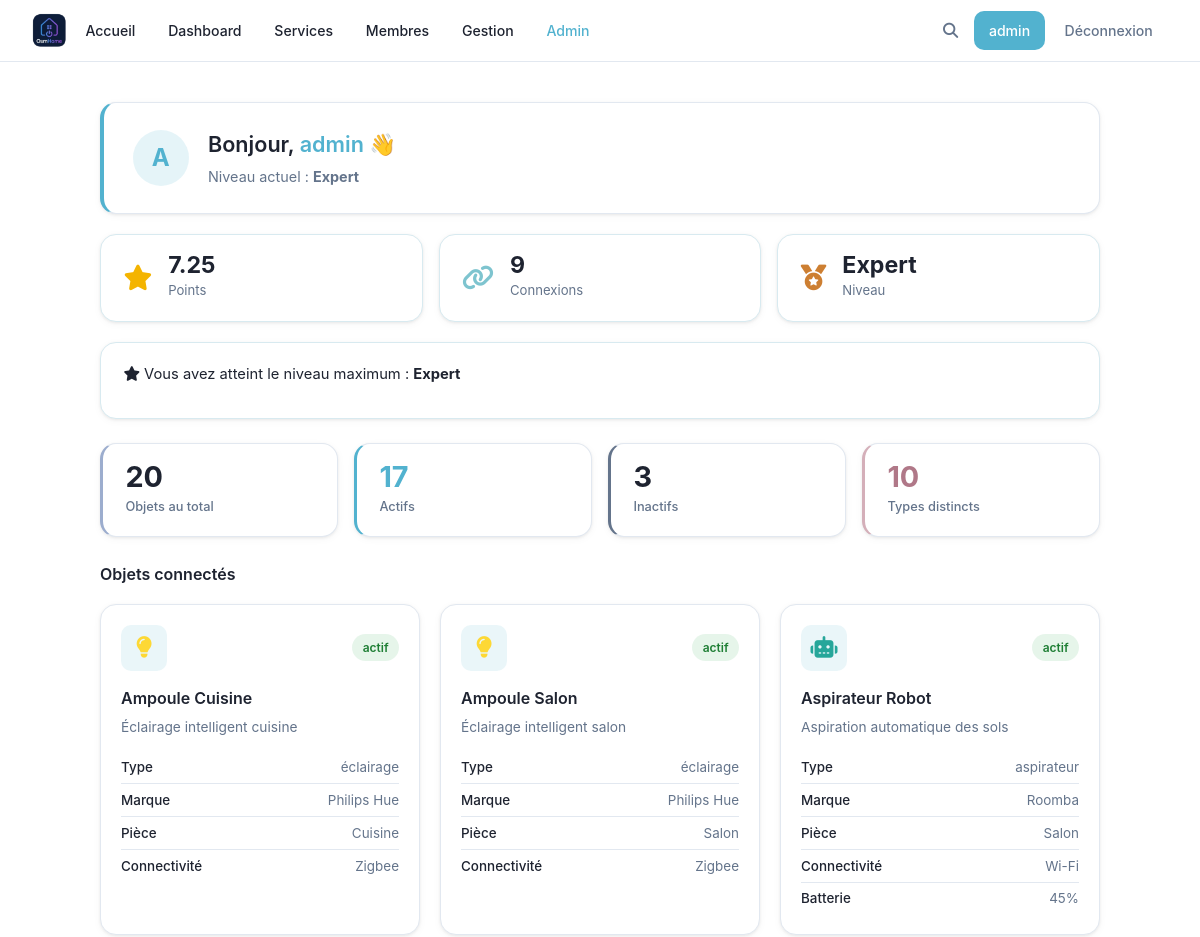
The app's page /dashboard (signed in, upper part), older data.
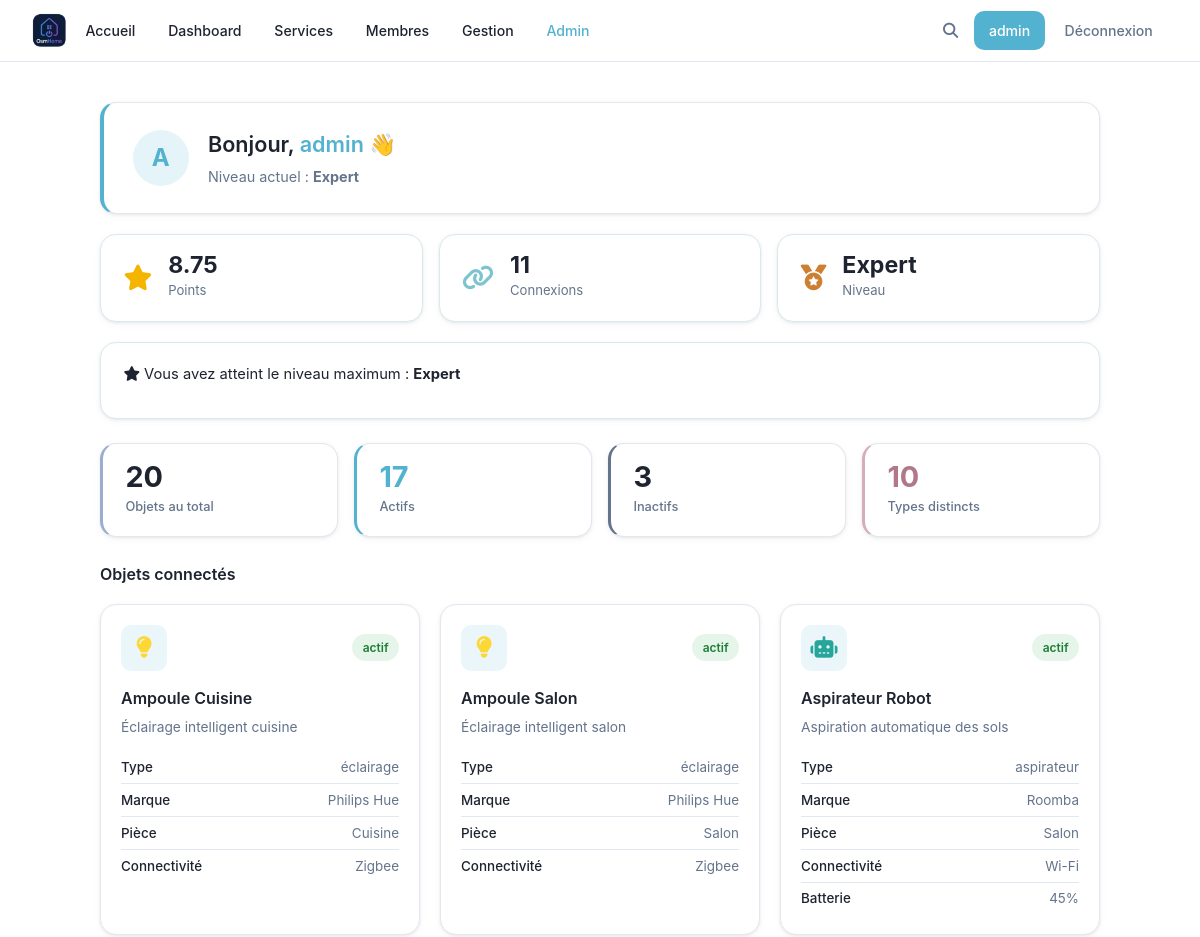
The same page, newer data.
### tables this page shows
CREATE TABLE users (
            id INTEGER PRIMARY KEY AUTOINCREMENT,
            username TEXT UNIQUE NOT NULL,
            password TEXT NOT NULL,
            lastname TEXT,
            firstname TEXT,
            age INTEGER,
            gender TEXT,
            birthdate TEXT,
            member_type TEXT,
            photo TEXT,
            level TEXT DEFAULT 'debutant',
            points REAL DEFAULT 0,
            email TEXT,
            email_verified INTEGER DEFAULT 0,
            role TEXT DEFAULT 'simple'
        , actions INTEGER DEFAULT 0, verification_token TEXT);

### main.py (the view)
@app.route('/dashboard')
def dashboard():
    if 'username' not in flask.session:
        return flask.redirect('/login')
    user_data   = utils.getUser(flask.session['username'])
    connections = utils.getConnectionCount(flask.session['username'])
    devices     = utils.searchDevices('', '', '')
    total    = len(devices)
    active   = sum(1 for o in devices if o['status'] == 'actif')
    inactive = total - active
    nb_types = len(set(o['type'] for o in devices))
    resp = flask.make_response(flask.render_template(
        'dashboard.html',
        user=flask.session.get('username'),
        user_data=user_data,
        connections=connections,
        devices=devices,
        stats={'total': total, 'active': active, 'inactive': inactive, 'types': nb_types}
    ))
    resp.headers['Cache-Control'] = 'no-store'
    return resp

### main.py (called while the page is built)
@app.context_processor
def inject_types():
    try:
        types = utils.getTypes()
    except Exception:
        types = []
    is_admin = False
    user_level = None
    if flask.session.get('username'):
        u = utils.getUser(flask.session['username'])
        is_admin = bool(u and u['role'] == 'admin')
        user_level = u['level'] if u else None
    return {'types': types, 'is_admin': is_admin, 'user_level': user_level}

### utils.py (called while the page is built)
def openDB() -> sqlite3.Connection:
    if 'db' not in flask.g:
        flask.g.db = sqlite3.connect(BASE)
        flask.g.db.row_factory = sqlite3.Row
    return flask.g.db

def closeDB(_ = None):
    db = flask.g.pop("db", None)
    if db is not None:
        db.close()

def getUser(username: str):
    db = openDB()
    return db.execute(
        'SELECT * FROM users WHERE username = ?',
        (username,)
    ).fetchone()

def getTypes() -> list:
    db = openDB()
    rows = db.execute('SELECT DISTINCT type FROM devices ORDER BY type').fetchall()
    return [row['type'] for row in rows]

### templates/dashboard.html (shortened to what the changed rows need)
{% extends 'base.html' %}
{% block extra_css %}
<link rel="stylesheet" href="{{ url_for('static', filename='css/devices.css') }}">
<link rel="stylesheet" href="{{ url_for('static', filename='css/dashboard.css') }}">
{% endblock %}
{% block content %}
{% set points = user_data['points'] or 0 %}
{% set db_level = user_data['level'] %}
{% if db_level == 'expert' %}
    {% set level_label = 'Expert' %}
    {% set next_label = None %}
    {% set next_pts = None %}
    {% set progress = 100 %}
{% elif db_level == 'avance' %}
    {% set level_label = 'Avancé' %}
    {% set next_label = 'Expert' %}
    {% set next_pts = 5 %}
    {% set progress = ((points - 3) / 2 * 100) | int %}
{% elif db_level == 'intermediaire' %}
    {% set level_label = 'Intermédiaire' %}
    {% set next_label = 'Avancé' %}
    {% set next_pts = 3 %}
    {% set progress = ((points - 1) / 2 * 100) | int %}
{% else %}
    {% set level_label = 'Débutant' %}
    {% set next_label = 'Intermédiaire' %}
    {% set next_pts = 1 %}
    {% set progress = (points / 1 * 100) | int %}
{% endif %}
<div class="dash-hero">
<div class="dashboard-page">
    <div class="dash-welcome">
        <div class="dash-avatar">{{ user_data['username'][0] | upper }}</div>
        <div class="dash-welcome-text">
            <h1>Bonjour, <span class="text-accent">{{ user_data['username'] }}</span> 👋</h1>
            <p>Niveau actuel : <strong>{{ level_label }}</strong></p>
        </div>
    </div>
    <div class="dash-stats">
        <div class="dash-stat-card">
            <div>
                <div class="dash-stat-value points-live">{{ "%.2f"|format(points) }}</div>
                <div class="dash-stat-label">Points</div>
            </div>
        </div>
        <div class="dash-stat-card">
            <div>
                <div class="dash-stat-value">{{ connections }}</div>
                <div class="dash-stat-label">Connexions</div>
            </div>
        </div>
        <div class="dash-stat-card">
            <div>
                <div class="dash-stat-value level-live">{{ level_label }}</div>
                <div class="dash-stat-label">Niveau</div>
            </div>
        </div>
    </div>
</div>
</div>
<div class="dashboard-page">
    <div class="dash-devices-header">
        <h2 class="dash-section-title">Objets connectés</h2>
    </div>
</div>
{% endblock %}

Row changes from the older to the newer data that the page shows:
changed users "Expert": points "7.25" → "8.75"
Text that changed along with them:
{{ connections }}: "9" → "11"
